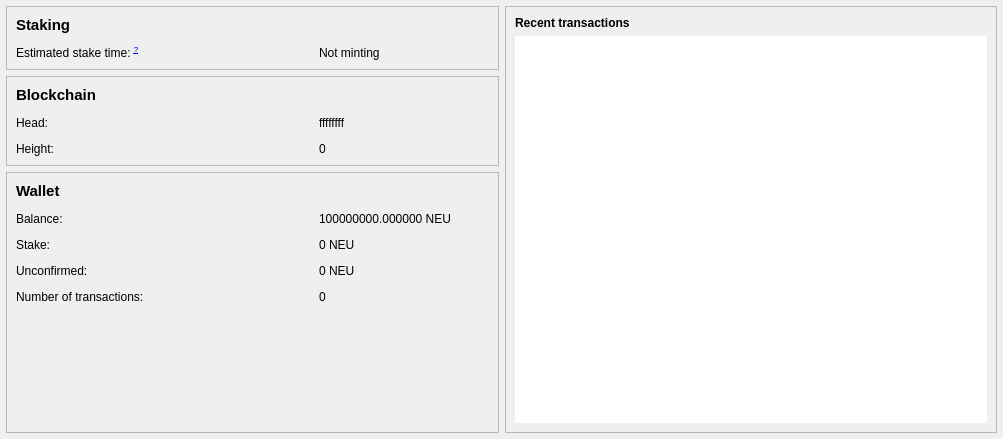
<?xml version="1.0" encoding="UTF-8"?>
<ui version="4.0">
 <class>OverviewPage</class>
 <widget class="QWidget" name="OverviewPage">
  <property name="geometry">
   <rect>
    <x>0</x>
    <y>0</y>
    <width>1003</width>
    <height>439</height>
   </rect>
  </property>
  <property name="windowTitle">
   <string>Form</string>
  </property>
  <layout class="QHBoxLayout" name="horizontalLayout" stretch="1,1">
   <property name="leftMargin">
    <number>6</number>
   </property>
   <property name="topMargin">
    <number>6</number>
   </property>
   <property name="rightMargin">
    <number>6</number>
   </property>
   <property name="bottomMargin">
    <number>6</number>
   </property>
   <item>
    <layout class="QVBoxLayout" name="verticalLayout_2">
     <item>
      <widget class="QFrame" name="gridFrame">
       <property name="frameShape">
        <enum>QFrame::StyledPanel</enum>
       </property>
       <property name="frameShadow">
        <enum>QFrame::Raised</enum>
       </property>
       <layout class="QGridLayout" name="gridLayout_3">
        <property name="leftMargin">
         <number>9</number>
        </property>
        <property name="topMargin">
         <number>9</number>
        </property>
        <property name="rightMargin">
         <number>9</number>
        </property>
        <property name="bottomMargin">
         <number>9</number>
        </property>
        <property name="spacing">
         <number>12</number>
        </property>
        <item row="1" column="0">
         <widget class="QLabel" name="labelEstimatedStakeTimeName">
          <property name="sizePolicy">
           <sizepolicy hsizetype="Expanding" vsizetype="Preferred">
            <horstretch>0</horstretch>
            <verstretch>0</verstretch>
           </sizepolicy>
          </property>
          <property name="text">
            <string>Estimated stake time: &lt;sup&gt;&lt;a href='https://github.com/NeuCoin/neucoin/blob/master/doc/faq.md#what-does-estimated-time-to-stake-means'&gt;?&lt;/a&gt;&lt;/sup&gt;</string>
          </property>
         </widget>
        </item>
        <item row="0" column="0">
         <widget class="QLabel" name="labelStaking">
          <property name="font">
           <font>
            <pointsize>11</pointsize>
            <weight>75</weight>
            <bold>true</bold>
           </font>
          </property>
          <property name="text">
           <string>Staking</string>
          </property>
         </widget>
        </item>
        <item row="1" column="1">
         <widget class="QLabel" name="labelEstimatedStakeTime">
          <property name="minimumSize">
           <size>
            <width>170</width>
            <height>0</height>
           </size>
          </property>
          <property name="text">
           <string>Not minting</string>
          </property>
         </widget>
        </item>
       </layout>
      </widget>
     </item>
     <item>
      <widget class="QFrame" name="formFrame">
       <property name="frameShape">
        <enum>QFrame::StyledPanel</enum>
       </property>
       <property name="frameShadow">
        <enum>QFrame::Raised</enum>
       </property>
       <layout class="QGridLayout" name="gridLayout">
        <property name="leftMargin">
         <number>9</number>
        </property>
        <property name="topMargin">
         <number>9</number>
        </property>
        <property name="rightMargin">
         <number>9</number>
        </property>
        <property name="bottomMargin">
         <number>9</number>
        </property>
        <property name="spacing">
         <number>12</number>
        </property>
        <item row="2" column="0">
         <widget class="QLabel" name="labelHeightName">
          <property name="enabled">
           <bool>true</bool>
          </property>
          <property name="sizePolicy">
           <sizepolicy hsizetype="Expanding" vsizetype="Preferred">
            <horstretch>0</horstretch>
            <verstretch>0</verstretch>
           </sizepolicy>
          </property>
          <property name="text">
           <string>Height:</string>
          </property>
         </widget>
        </item>
        <item row="2" column="1">
         <widget class="QLabel" name="labelHeight">
          <property name="sizePolicy">
           <sizepolicy hsizetype="Preferred" vsizetype="Preferred">
            <horstretch>0</horstretch>
            <verstretch>0</verstretch>
           </sizepolicy>
          </property>
          <property name="minimumSize">
           <size>
            <width>170</width>
            <height>0</height>
           </size>
          </property>
          <property name="text">
           <string>0</string>
          </property>
         </widget>
        </item>
        <item row="1" column="0">
         <widget class="QLabel" name="labelHeadName">
          <property name="sizePolicy">
           <sizepolicy hsizetype="Expanding" vsizetype="Preferred">
            <horstretch>0</horstretch>
            <verstretch>0</verstretch>
           </sizepolicy>
          </property>
          <property name="text">
           <string>Head:</string>
          </property>
         </widget>
        </item>
        <item row="1" column="1">
         <widget class="QLabel" name="labelHead">
          <property name="minimumSize">
           <size>
            <width>170</width>
            <height>0</height>
           </size>
          </property>
          <property name="text">
           <string>ffffffff</string>
          </property>
         </widget>
        </item>
        <item row="0" column="0" colspan="2">
         <widget class="QLabel" name="labelBlockchain">
          <property name="font">
           <font>
            <pointsize>11</pointsize>
            <weight>75</weight>
            <bold>true</bold>
           </font>
          </property>
          <property name="cursor">
           <cursorShape>ArrowCursor</cursorShape>
          </property>
          <property name="text">
           <string>Blockchain</string>
          </property>
         </widget>
        </item>
       </layout>
      </widget>
     </item>
     <item>
      <widget class="QFrame" name="frame">
       <property name="sizePolicy">
        <sizepolicy hsizetype="Preferred" vsizetype="Expanding">
         <horstretch>0</horstretch>
         <verstretch>0</verstretch>
        </sizepolicy>
       </property>
       <property name="frameShape">
        <enum>QFrame::StyledPanel</enum>
       </property>
       <property name="frameShadow">
        <enum>QFrame::Raised</enum>
       </property>
       <layout class="QGridLayout" name="gridLayout_2">
        <property name="spacing">
         <number>12</number>
        </property>
        <item row="2" column="0">
         <widget class="QLabel" name="labelStakeName">
          <property name="sizePolicy">
           <sizepolicy hsizetype="Expanding" vsizetype="Preferred">
            <horstretch>0</horstretch>
            <verstretch>0</verstretch>
           </sizepolicy>
          </property>
          <property name="text">
           <string>Stake:</string>
          </property>
         </widget>
        </item>
        <item row="4" column="0">
         <widget class="QLabel" name="labelNumTransactionsName">
          <property name="sizePolicy">
           <sizepolicy hsizetype="Expanding" vsizetype="Preferred">
            <horstretch>0</horstretch>
            <verstretch>0</verstretch>
           </sizepolicy>
          </property>
          <property name="text">
           <string>Number of transactions:</string>
          </property>
         </widget>
        </item>
        <item row="2" column="1">
         <widget class="QLabel" name="labelStake">
          <property name="minimumSize">
           <size>
            <width>170</width>
            <height>0</height>
           </size>
          </property>
          <property name="text">
           <string notr="true">0 NEU</string>
          </property>
         </widget>
        </item>
        <item row="3" column="1">
         <widget class="QLabel" name="labelUnconfirmed">
          <property name="minimumSize">
           <size>
            <width>170</width>
            <height>0</height>
           </size>
          </property>
          <property name="text">
           <string notr="true">0 NEU</string>
          </property>
         </widget>
        </item>
        <item row="1" column="1">
         <widget class="QLabel" name="labelBalance">
          <property name="minimumSize">
           <size>
            <width>170</width>
            <height>0</height>
           </size>
          </property>
          <property name="text">
           <string notr="true">100000000.000000 NEU</string>
          </property>
         </widget>
        </item>
        <item row="4" column="1">
         <widget class="QLabel" name="labelNumTransactions">
          <property name="minimumSize">
           <size>
            <width>170</width>
            <height>0</height>
           </size>
          </property>
          <property name="text">
           <string>0</string>
          </property>
         </widget>
        </item>
        <item row="3" column="0">
         <widget class="QLabel" name="labelUnconfirmedName">
          <property name="sizePolicy">
           <sizepolicy hsizetype="Expanding" vsizetype="Preferred">
            <horstretch>0</horstretch>
            <verstretch>0</verstretch>
           </sizepolicy>
          </property>
          <property name="text">
           <string>Unconfirmed:</string>
          </property>
         </widget>
        </item>
        <item row="1" column="0">
         <widget class="QLabel" name="labelBalanceName">
          <property name="sizePolicy">
           <sizepolicy hsizetype="Expanding" vsizetype="Preferred">
            <horstretch>0</horstretch>
            <verstretch>0</verstretch>
           </sizepolicy>
          </property>
          <property name="text">
           <string>Balance:</string>
          </property>
         </widget>
        </item>
        <item row="5" column="0" colspan="2">
         <spacer name="verticalSpacer">
          <property name="orientation">
           <enum>Qt::Vertical</enum>
          </property>
          <property name="sizeHint" stdset="0">
           <size>
            <width>20</width>
            <height>40</height>
           </size>
          </property>
         </spacer>
        </item>
        <item row="0" column="0" colspan="2">
         <widget class="QLabel" name="labelWallet">
          <property name="font">
           <font>
            <pointsize>11</pointsize>
            <weight>75</weight>
            <bold>true</bold>
           </font>
          </property>
          <property name="text">
           <string>Wallet</string>
          </property>
         </widget>
        </item>
       </layout>
      </widget>
     </item>
    </layout>
   </item>
   <item>
    <layout class="QVBoxLayout" name="verticalLayout_3">
     <item>
      <widget class="QFrame" name="frame_2">
       <property name="frameShape">
        <enum>QFrame::StyledPanel</enum>
       </property>
       <property name="frameShadow">
        <enum>QFrame::Raised</enum>
       </property>
       <layout class="QVBoxLayout" name="verticalLayout">
        <item>
         <widget class="QLabel" name="label_4">
          <property name="text">
           <string>&lt;b&gt;Recent transactions&lt;/b&gt;</string>
          </property>
         </widget>
        </item>
        <item>
         <widget class="QListView" name="listTransactions">
          <property name="frameShape">
           <enum>QFrame::NoFrame</enum>
          </property>
          <property name="verticalScrollBarPolicy">
           <enum>Qt::ScrollBarAlwaysOff</enum>
          </property>
          <property name="horizontalScrollBarPolicy">
           <enum>Qt::ScrollBarAlwaysOff</enum>
          </property>
         </widget>
        </item>
       </layout>
      </widget>
     </item>
    </layout>
   </item>
  </layout>
 </widget>
 <resources/>
 <connections/>
</ui>
